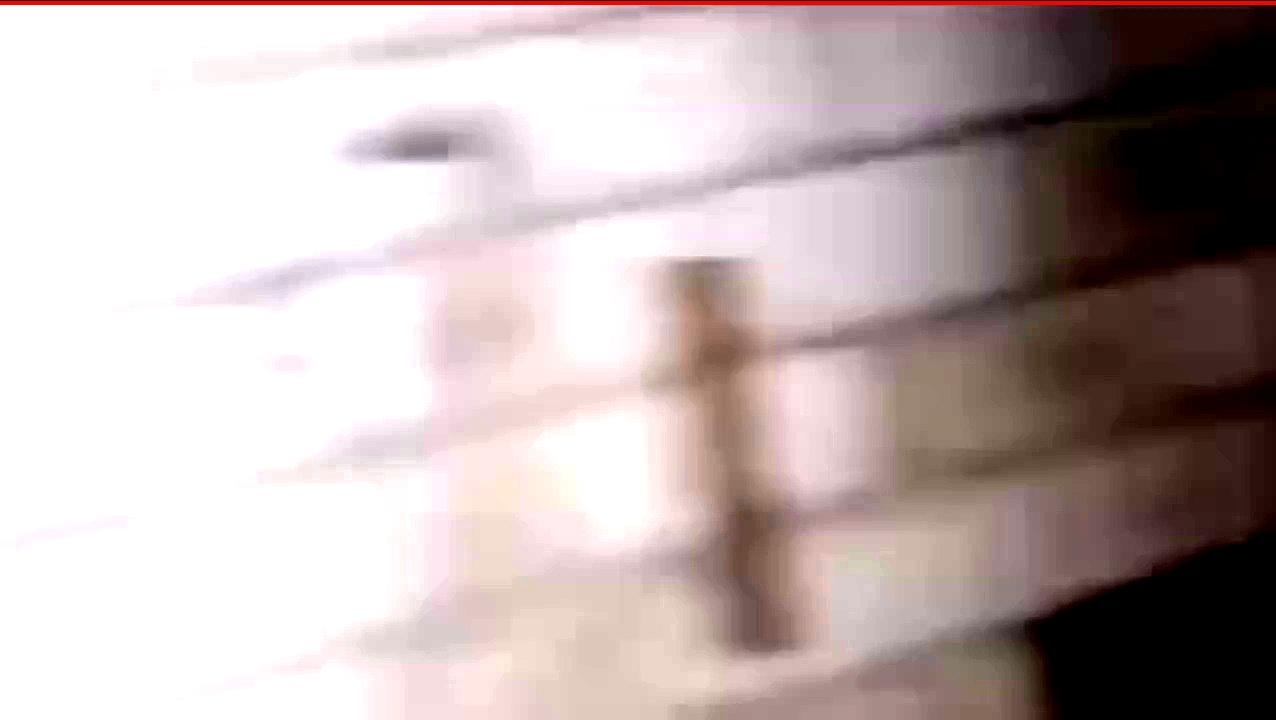
#> input picture data/annotated/symbol_flicker_0027.jpg, 1276 x 720 px, found by its file name; its folder holds only this picture in this run
$ python rod_stage5_refinement.py
#> lines starting #> are read from the running program, lines starting #| are printed output that depends on the picture; after the words box and inside, x2 and y2 are one past the last pixel; in counts of white or black regions, pixels touching at a corner belong together
#> further down, frame is the input picture: shape (720, 1276, 3); mean B, G, R 173.8, 174.6, 188.7
import cv2
import numpy as np
import os
from collections import defaultdict

# =============================
# CONFIG
# =============================
ANNOTATED_DIR = "annotated"
OUTPUT_DIR = "isolated_symbols"
os.makedirs(OUTPUT_DIR, exist_ok=True)

# Helper functions
def preprocess_frame(frame):
    """Reduce reflections and isolate engravings"""
    gray = cv2.cvtColor(frame, cv2.COLOR_BGR2GRAY)
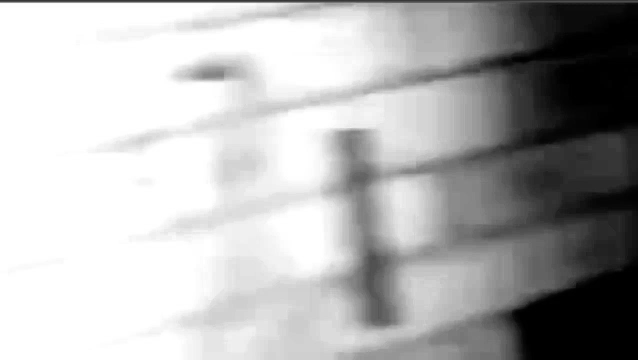
#> gray: shape (720, 1276) (shown at 1/2 size); min 0, max 255, mean 178.8
    blur = cv2.GaussianBlur(gray, (5,5), 0)
    # Adaptive threshold for reflective surfaces
    thresh = cv2.adaptiveThreshold(
        blur, 255, cv2.ADAPTIVE_THRESH_GAUSSIAN_C,
        cv2.THRESH_BINARY_INV, 35, 5
    )
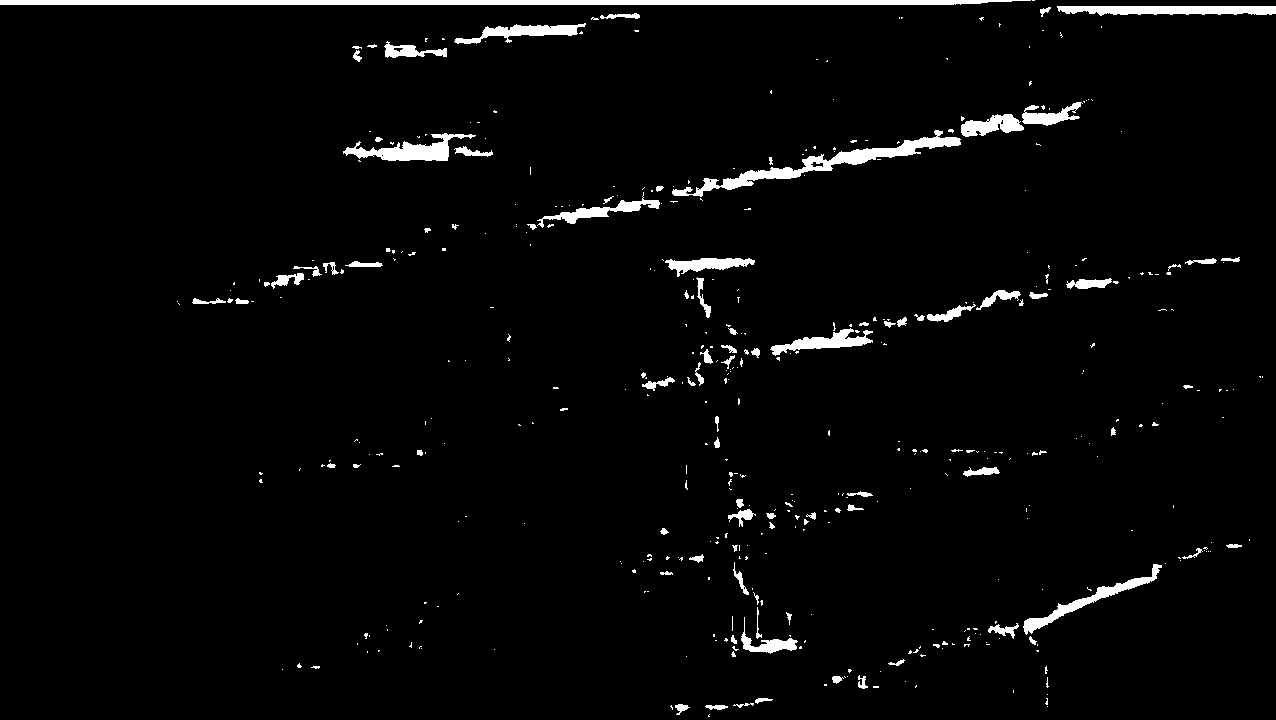
#> thresh: shape (720, 1276); 2.9% white; 447 white regions (354 under 20 px), largest, box (x1, y1, x2, y2) and area: (0, 0, 1031, 5) 4968, (672, 130, 961, 197) 2952, (1057, 6, 1276, 16) 1739
    # Remove small noise
    kernel = cv2.getStructuringElement(cv2.MORPH_ELLIPSE, (3,3))
    clean = cv2.morphologyEx(thresh, cv2.MORPH_OPEN, kernel, iterations=2)
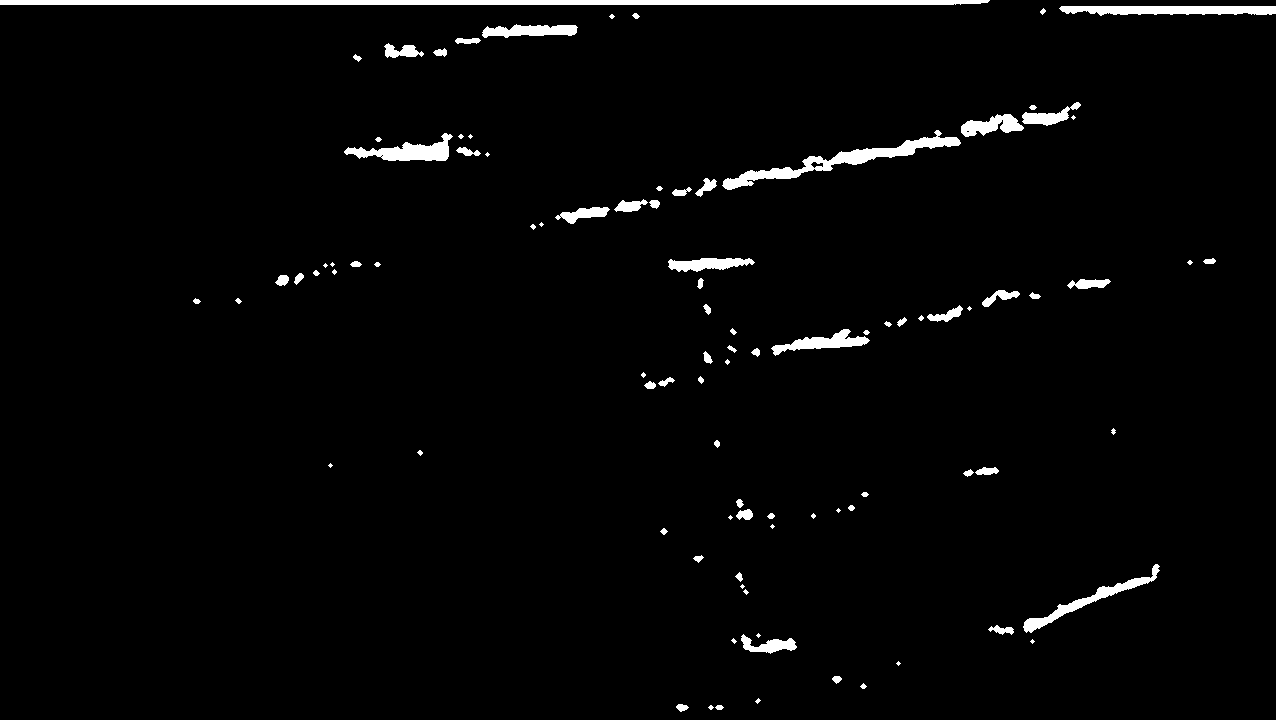
#> clean: shape (720, 1276); 2.3% white; 96 white regions (26 under 20 px)
    return clean

def find_persistent_symbols(prev_symbols, new_symbols, tolerance=10):
    """Track shapes that persist across frames"""
    persistent = []
    for (x1,y1,w1,h1) in new_symbols:
        for (x2,y2,w2,h2) in prev_symbols:
            if abs(x1-x2)<tolerance and abs(y1-y2)<tolerance:
                persistent.append((x1,y1,w1,h1))
                break
    return persistent

# =============================
# MAIN ANALYSIS
# =============================
symbol_counts = defaultdict(int)
prev_contours = []

for idx, fname in enumerate(sorted(os.listdir(ANNOTATED_DIR))):
    if not fname.endswith(".jpg"):
        continue

    path = os.path.join(ANNOTATED_DIR, fname)
    frame = cv2.imread(path)
    processed = preprocess_frame(frame)

    contours, _ = cv2.findContours(processed, cv2.RETR_EXTERNAL, cv2.CHAIN_APPROX_SIMPLE)
#> contours = 96 contours, 40 with area under 20; largest, box (x1, y1, x2, y2) and area: (0, 0, 990, 5) 3912, (722, 130, 961, 190) 2306, (1059, 6, 1276, 16) 1504, (344, 133, 453, 161) 1241, (1023, 564, 1160, 633) 1116
    symbols = []

    for cnt in contours:
        x, y, w, h = cv2.boundingRect(cnt)
        if 10 < w < 200 and 10 < h < 200:  # filter noise and large regions
            symbols.append((x, y, w, h))
#> this loop made 96 passes
#> (x, y, w, h) on passes 1, 2, 3, 5, 6, 10, 12, 15: (715, 705, 9, 5), (708, 705, 6, 5), (676, 704, 13, 8), (860, 683, 7, 6), (832, 676, 10, 8), (741, 634, 56, 20), (988, 625, 26, 10), (735, 572, 8, 10)
#> after the loop, symbols = 16 items, first 6: (741, 634, 56, 20), (1023, 564, 137, 69), (736, 509, 17, 11), (771, 329, 99, 27), (927, 305, 36, 17), (982, 290, 38, 17)

    persistent = find_persistent_symbols(prev_contours, symbols)
#> the loop in find_persistent_symbols, `for (x1,y1,w1,h1) in new_symbols:` made 16 passes
#> after the loop in find_persistent_symbols, `for (x1,y1,w1,h1) in new_symbols:`: persistent = []
#> persistent = []
    prev_contours = symbols
#> prev_contours has the same summary as symbols

    for (x,y,w,h) in persistent:
        crop = frame[y:y+h, x:x+w]
        name = f"symbol_{idx:04d}_{x}_{y}.jpg"
        cv2.imwrite(os.path.join(OUTPUT_DIR, name), crop)
        symbol_counts[name] += 1
#> this loop made 0 passes
#> after the loop, symbol_counts = 0 items

# =============================
# REPORT
# =============================
report_path = os.path.join(OUTPUT_DIR, "isolated_report.txt")
with open(report_path, "w", encoding="utf-8") as f:
    f.write("🔍 Refined Symbol Detection Report\n")
    f.write("="*40 + "\n\n")
    f.write(f"Total frames analyzed: {len(os.listdir(ANNOTATED_DIR))}\n")
    f.write(f"Total isolated symbol crops: {len(symbol_counts)}\n\n")

    f.write("Top persistent symbol regions:\n")
    for name, count in sorted(symbol_counts.items(), key=lambda x: x[1], reverse=True):
        f.write(f"{name}: {count}\n")

print("✅ Stage 5 complete.")
print(f"📁 Isolated symbols saved in '{OUTPUT_DIR}/'")
#| 📁 Isolated symbols saved in 'isolated_symbols/'
print(f"📄 Report saved as '{report_path}'")
#| 📄 Report saved as 'isolated_symbols/isolated_report.txt'

$ run again, on data/annotated/symbol_flicker_0068.jpg
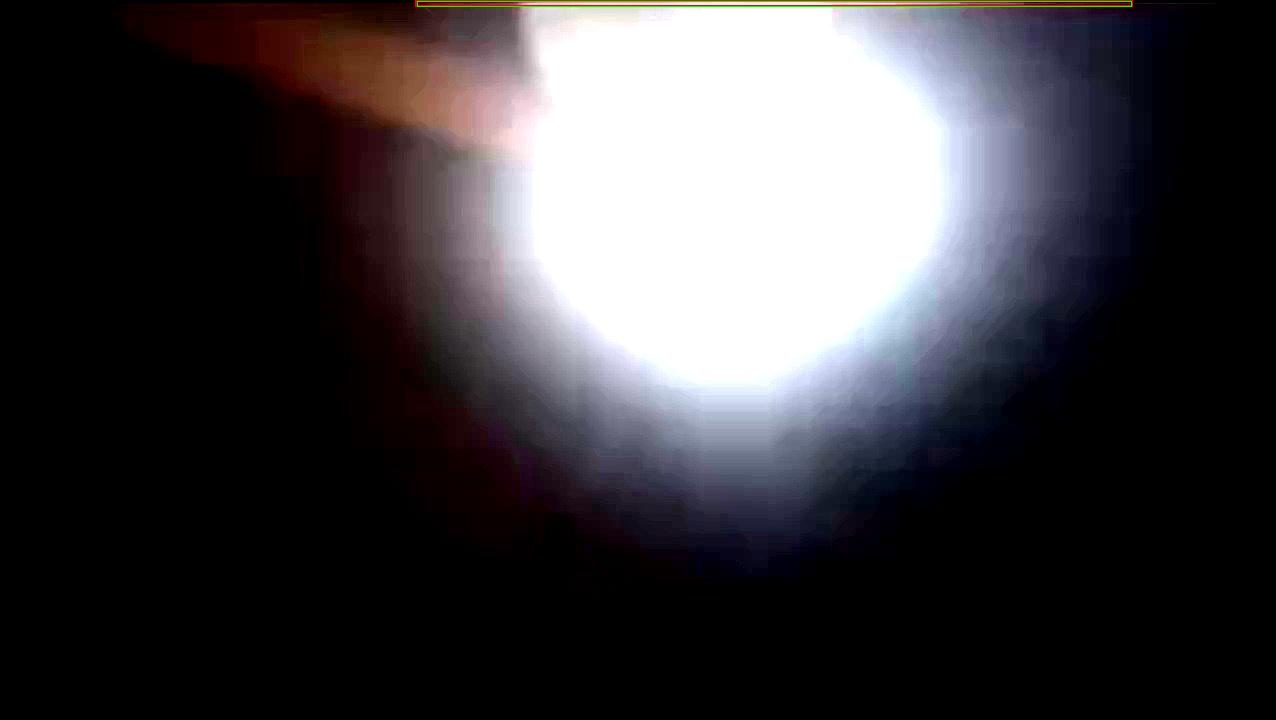
#> input picture data/annotated/symbol_flicker_0068.jpg, 1276 x 720 px, found by its file name
#> frame is the input picture: shape (720, 1276, 3); mean B, G, R 63.1, 59.5, 62
#> in preprocess_frame, `thresh = cv2.adaptiveThreshold( blur, 255, cv2.ADAPTIVE_THRESH_GAUSSIA..`:
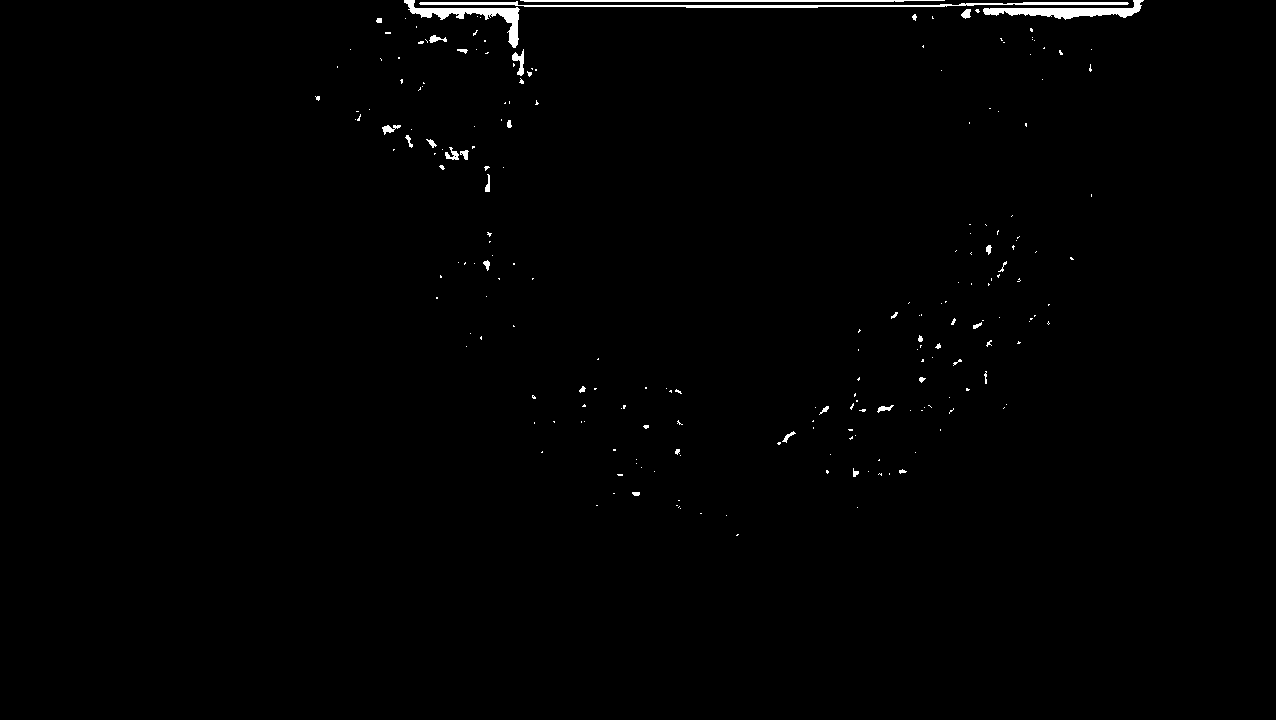
#> thresh: shape (720, 1276); 0.78% white; 216 white regions (181 under 20 px), largest, box (x1, y1, x2, y2) and area: (419, 1, 1129, 8) 1756, (983, 0, 1144, 20) 1256, (404, 0, 520, 48) 1198
#> in preprocess_frame, `clean = cv2.morphologyEx(thresh, cv2.MORPH_OPEN, kernel, iterations=2)`:
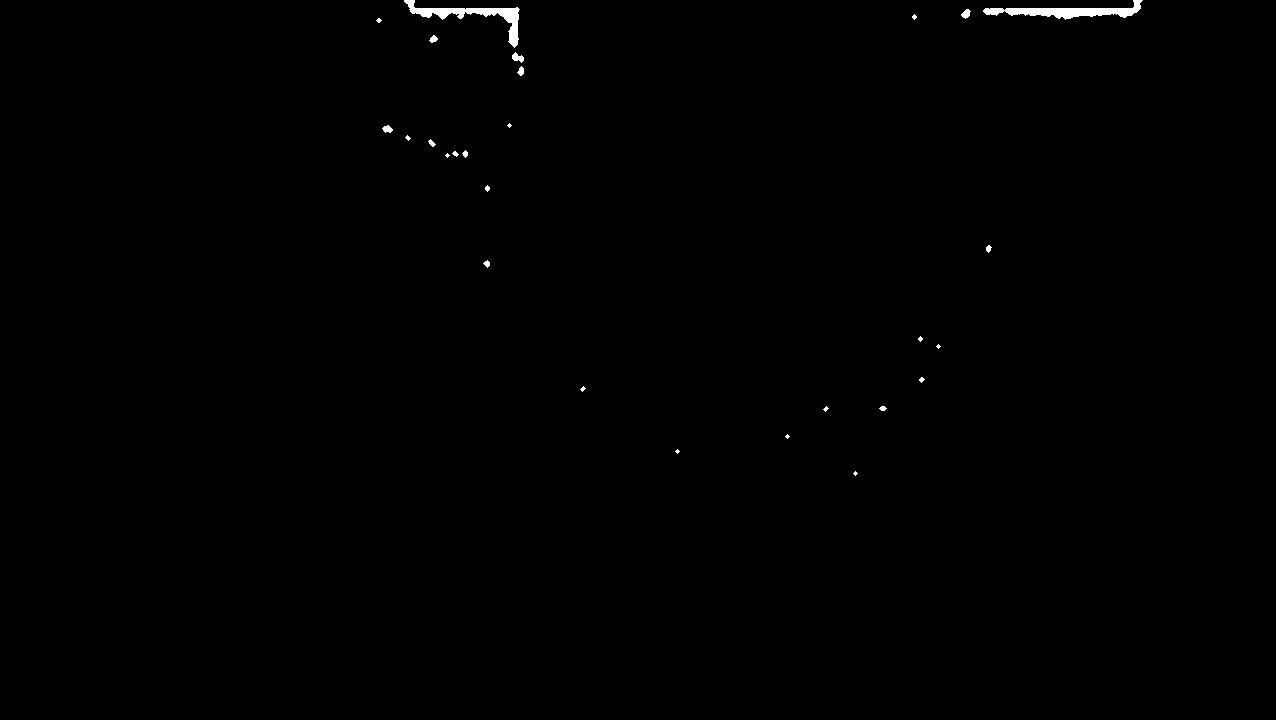
#> clean: shape (720, 1276); 0.34% white; 27 white regions (12 under 20 px)
#> contours = 27 contours, 15 with area under 20; largest, box (x1, y1, x2, y2) and area: (983, 0, 1143, 20) 1068, (404, 0, 520, 48) 1003, (512, 52, 524, 63) 60, (961, 9, 971, 19) 49, (382, 125, 393, 133) 45
#> the loop `for cnt in contours:` made 27 passes
#> (x, y, w, h) on passes 4, 7, 9, 10, 11, 12, 14, 15: (879, 406, 8, 5), (919, 377, 6, 6), (918, 336, 5, 6), (483, 260, 7, 8), (986, 245, 6, 8), (485, 185, 5, 7), (452, 151, 7, 6), (462, 150, 6, 8)
#> after the loop `for cnt in contours:`: symbols = [(512, 52, 12, 11), (983, 0, 160, 20), (404, 0, 116, 48)]
#> the loop in find_persistent_symbols, `for (x1,y1,w1,h1) in new_symbols:` made 3 passes
#> after the loop in find_persistent_symbols, `for (x1,y1,w1,h1) in new_symbols:`: persistent = []
#> prev_contours has the same summary as symbols
#> after the loop `for (x,y,w,h) in persistent:`: symbol_counts = 0 items
#| 📁 Isolated symbols saved in 'isolated_symbols/'
#| 📄 Report saved as 'isolated_symbols/isolated_report.txt'
